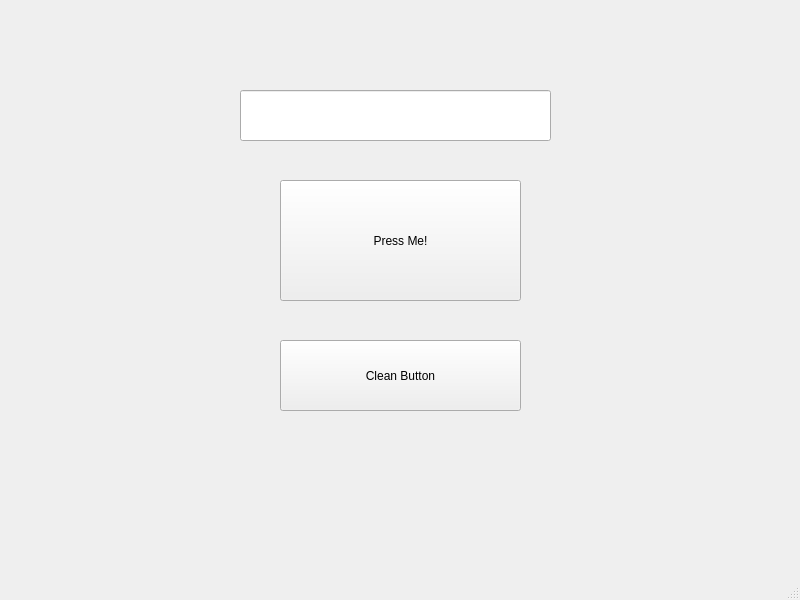
<?xml version="1.0" encoding="UTF-8"?>
<ui version="4.0">
 <class>MainWindow</class>
 <widget class="QMainWindow" name="MainWindow">
  <property name="geometry">
   <rect>
    <x>0</x>
    <y>0</y>
    <width>800</width>
    <height>600</height>
   </rect>
  </property>
  <property name="windowTitle">
   <string>MainWindow</string>
  </property>
  <widget class="QWidget" name="centralwidget">
   <widget class="QPushButton" name="pushButton">
    <property name="geometry">
     <rect>
      <x>280</x>
      <y>180</y>
      <width>241</width>
      <height>121</height>
     </rect>
    </property>
    <property name="text">
     <string>Press Me!</string>
    </property>
   </widget>
   <widget class="QLineEdit" name="lineEdit">
    <property name="geometry">
     <rect>
      <x>240</x>
      <y>90</y>
      <width>311</width>
      <height>51</height>
     </rect>
    </property>
   </widget>
   <widget class="QPushButton" name="cleanButton">
    <property name="geometry">
     <rect>
      <x>280</x>
      <y>340</y>
      <width>241</width>
      <height>71</height>
     </rect>
    </property>
    <property name="text">
     <string>Clean Button</string>
    </property>
   </widget>
  </widget>
  <widget class="QStatusBar" name="statusbar"/>
 </widget>
 <resources/>
 <connections/>
</ui>
